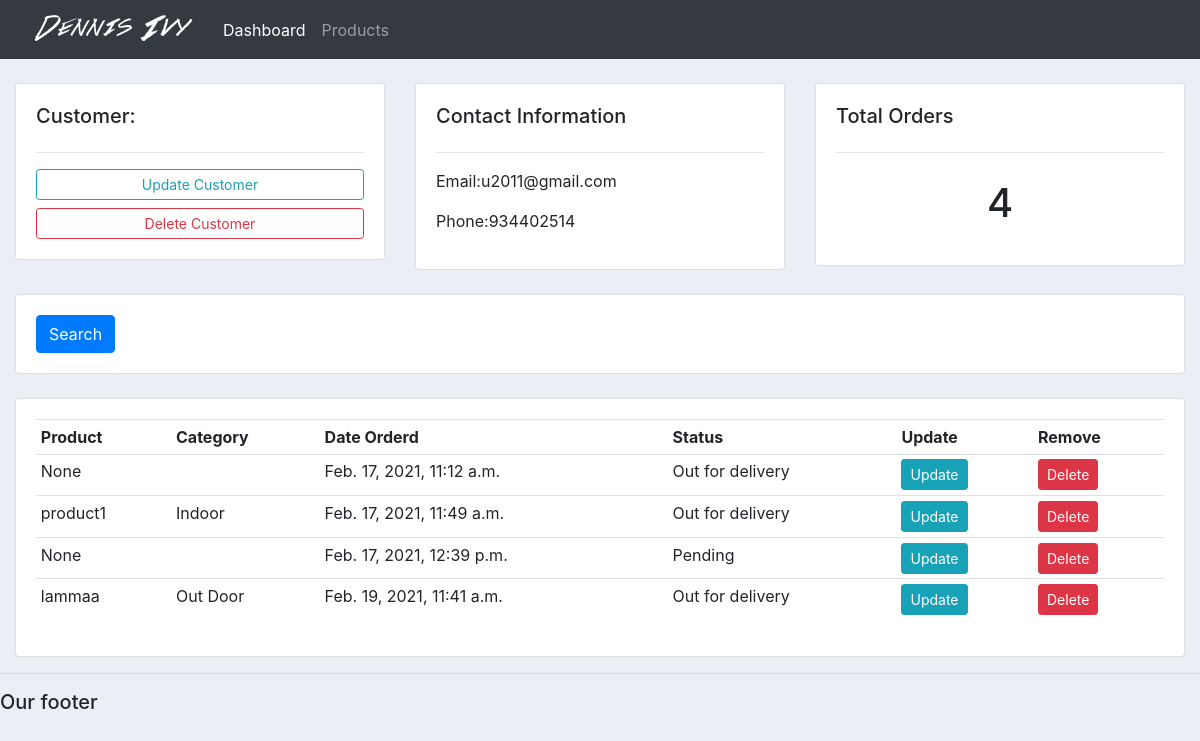
The app's page /customer/2/ with its own data.
### accounts/models.py (models this page shows, shortened)
class Customer(models.Model):
	name = models.CharField(max_length=200, null=True)
	phone = models.CharField(max_length=200, null=True)
	email = models.CharField(max_length=200, null=True)
	date_created = models.DateTimeField(auto_now_add=True, null=True)

class Order(models.Model):
	STATUS = (
			('Pending', 'Pending'),
			('Out for delivery', 'Out for delivery'),
			('Delivered', 'Delivered'),
			)
	customer = models.ForeignKey(Customer, null=True, on_delete=models.SET_NULL)
	product = models.ForeignKey(Product, null=True, on_delete=models.SET_NULL)
	date_created = models.DateTimeField(auto_now_add=True, null=True)
	status = models.CharField(max_length=200, null=True, choices=STATUS)

class Product(models.Model):
	CATEGORY = (
			('Indoor', 'Indoor'),
			('Out Door', 'Out Door'),
			)
	name = models.CharField(max_length=200, null=True)
	price = models.FloatField(null=True)
	category = models.CharField(max_length=200, null=True, choices=CATEGORY)
	description = models.CharField(max_length=200, null=True)
	date_created = models.DateTimeField(auto_now_add=True, null=True)
	tags = models.ManyToManyField(Tag)
	def __str__(self):
		return self.name

### accounts/views.py (the view)
# urls.py: path('customer/<str:pk_test>/', views.customer, name='customer'),
def customer(request,pk_test):
	customer = Customer.objects.get(id=pk_test)
	orders = customer.order_set.all()
	order_count = orders.count()
	dictionary ={'customer': customer,'orders': orders,'order_count':order_count}
	return render(request,'accounts/customer.html', dictionary)

### accounts/templates/accounts/customer.html
{%  extends 'accounts/main.html' %}
{% block content %}
	<br>
<div class="row">
	<div class="col-md">
		<div class="card card-body">
			<h5>Customer:</h5>
			<hr>
			<a class="btn btn-outline-info  btn-sm btn-block" href="">Update Customer</a>
			<a class="btn btn-outline-danger  btn-sm btn-block" href="">Delete Customer</a>
		</div>
	</div>
	<div class="col-md">
		<div class="card card-body">
			<h5>Contact Information</h5>
			<hr>
			<p>Email:{{customer.email}} </p>
			<p>Phone:{{customer.phone}} </p>
		</div>
	</div>
	<div class="col-md">
		<div class="card card-body">
			<h5>Total Orders</h5>
			<hr>
			<h1 style="text-align: center;padding: 10px">{{order_count}}</h1>
		</div>
	</div>
</div>
<br>
<div class="row">
	<div class="col">
		<div class="card card-body">
			<form method="get">
		    <button class="btn btn-primary" type="submit">Search</button>
		  </form>
		</div>
	</div>
</div>
<br>
<div class="row">
	<div class="col-md">
		<div class="card card-body">
			<table class="table table-sm">
				<tr>
					<th>Product</th>
					<th>Category</th>
					<th>Date Orderd</th>
					<th>Status</th>
					<th>Update</th>
					<th>Remove</th>
				</tr>
				{% for i in orders %}
				<tr>
					<td>{{i.product}}</td>
					<td>{{i.product.category}}</td>
					<td>{{i.date_created}}</td>
					<td>{{i.status}}</td>
					<td><a href="" class="btn btn-sm btn-info">Update</a> </td>
					<td><a href="" class="btn btn-sm btn-danger">Delete</a> </td>
				</tr>
				{% endfor %}
			</table>
		</div>
	</div>
</div>
{% endblock %}

### static/css/main.css (style rules this page uses)
body { background-color: #ebeff5; }

### records on screen
Customer: email "u2011@gmail.com", phone "934402514"
Order: product "None", date_created "Feb. 17, 2021, 11:12 a.m.", status "Out for delivery"
Order: product "product1", product.category "Indoor", date_created "Feb. 17, 2021, 11:49 a.m.", status "Out for delivery"
Order: product "None", date_created "Feb. 17, 2021, 12:39 p.m.", status "Pending"
Order: product "lammaa", product.category "Out Door", date_created "Feb. 19, 2021, 11:41 a.m.", status "Out for delivery"

### other values on screen
{{ order_count }} "4"
